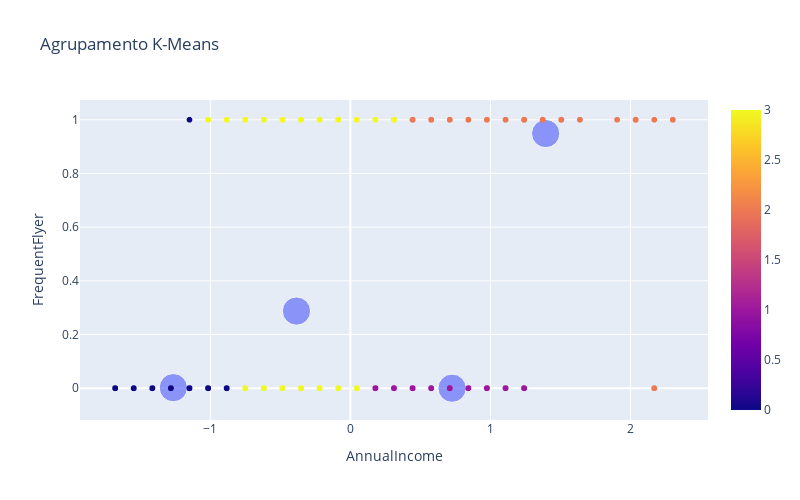

The notebook cell saved with this chart:
### Code cell
import plotly.express as px
import plotly.graph_objects as go
graf1 = px.scatter(x = insuranceDataNorm['AnnualIncome'], y = insuranceDataNorm['FrequentFlyer'], color=classificacao)
graf2 = px.scatter(x = centroides[:,0], y = centroides[:,1], size = [10, 10, 10, 10])
graf3 = go.Figure(data = graf1.data + graf2.data)
graf3.update_layout(width=800,height=500,title_text='Agrupamento K-Means')
graf3.update_xaxes(title = 'AnnualIncome')
graf3.update_yaxes(title = 'FrequentFlyer')
graf3.show()

### Figure 1 — Plotly figure (JSON) as saved in the notebook; plotly's stock layout.template omitted (floating-point values rounded to 4 significant figures; data arrays with more than 128 entries replaced by an {"elided": "..."} marker saying what was removed)
{"data": [{"hovertemplate": "x=%{x}<br>y=%{y}<br>color=%{marker.color}<extra></extra>", "legendgroup": "", "marker": {"color": {"elided": "1987 int values"}, "coloraxis": "coloraxis", "symbol": "circle"}, "mode": "markers", "name": "", "showlegend": false, "type": "scattergl", "x": {"elided": "1987 float values"}, "xaxis": "x", "y": {"elided": "1987 int values"}, "yaxis": "y"}, {"hovertemplate": "x=%{x}<br>y=%{y}<br>size=%{marker.size}<extra></extra>", "legendgroup": "", "marker": {"color": "#636efa", "size": [10, 10, 10, 10], "sizemode": "area", "sizeref": 0.025, "symbol": "circle"}, "mode": "markers", "name": "", "orientation": "v", "showlegend": false, "type": "scatter", "x": [-1.264, 0.7259, 1.394, -0.3852], "xaxis": "x", "y": [0.001965, 1.943e-16, 0.9485, 0.2873], "yaxis": "y"}], "layout": {"height": 500, "title": {"text": "Agrupamento K-Means"}, "width": 800, "xaxis": {"title": {"text": "AnnualIncome"}}, "yaxis": {"title": {"text": "FrequentFlyer"}}}}
